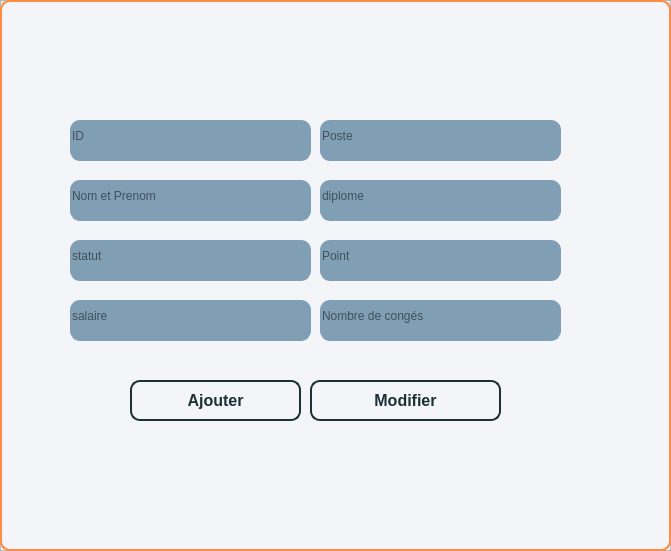
      <widget class="QFrame" name="frame_2">
       <property name="geometry">
        <rect>
         <x>0</x>
         <y>20</y>
         <width>671</width>
         <height>551</height>
        </rect>
       </property>
       <property name="frameShape">
        <enum>QFrame::Shape::StyledPanel</enum>
       </property>
       <property name="frameShadow">
        <enum>QFrame::Shadow::Raised</enum>
       </property>
       <widget class="QLabel" name="icones_8">
        <property name="geometry">
         <rect>
          <x>0</x>
          <y>0</y>
          <width>671</width>
          <height>551</height>
         </rect>
        </property>
        <property name="styleSheet">
         <string notr="true">#icones_8 {
    background-color: #f4f5f9; /* Couleur de fond proche du blanc cassé */
    border: 2px solid #ff8c42
;  
    border-radius: 10px; /* Conserve la bordure arrondie */
    padding: 5px; /* Conserve le padding pour un meilleur rendu */
}
</string>
        </property>
        <property name="text">
         <string/>
        </property>
       </widget>
       <widget class="QPushButton" name="ajout">
        <property name="geometry">
         <rect>
          <x>130</x>
          <y>380</y>
          <width>171</width>
          <height>41</height>
         </rect>
        </property>
        <property name="palette">
         <palette>
          <active>
           <colorrole role="WindowText">
            <brush brushstyle="SolidPattern">
             <color alpha="255">
              <red>26</red>
              <green>49</green>
              <blue>55</blue>
             </color>
            </brush>
           </colorrole>
           <colorrole role="Button">
            <brush brushstyle="SolidPattern">
             <color alpha="255">
              <red>244</red>
              <green>245</green>
              <blue>249</blue>
             </color>
            </brush>
           </colorrole>
           <colorrole role="Text">
            <brush brushstyle="SolidPattern">
             <color alpha="255">
              <red>26</red>
              <green>49</green>
              <blue>55</blue>
             </color>
            </brush>
           </colorrole>
           <colorrole role="ButtonText">
            <brush brushstyle="SolidPattern">
             <color alpha="255">
              <red>26</red>
              <green>49</green>
              <blue>55</blue>
             </color>
            </brush>
           </colorrole>
           <colorrole role="Base">
            <brush brushstyle="SolidPattern">
             <color alpha="255">
              <red>244</red>
              <green>245</green>
              <blue>249</blue>
             </color>
            </brush>
           </colorrole>
           <colorrole role="Window">
            <brush brushstyle="SolidPattern">
             <color alpha="255">
              <red>244</red>
              <green>245</green>
              <blue>249</blue>
             </color>
            </brush>
           </colorrole>
           <colorrole role="Highlight">
            <brush brushstyle="SolidPattern">
             <color alpha="255">
              <red>49</red>
              <green>164</green>
              <blue>180</blue>
             </color>
            </brush>
           </colorrole>
           <colorrole role="PlaceholderText">
            <brush brushstyle="NoBrush">
             <color alpha="128">
              <red>26</red>
              <green>49</green>
              <blue>55</blue>
             </color>
            </brush>
           </colorrole>
          </active>
          <inactive>
           <colorrole role="WindowText">
            <brush brushstyle="SolidPattern">
             <color alpha="255">
              <red>26</red>
              <green>49</green>
              <blue>55</blue>
             </color>
            </brush>
           </colorrole>
           <colorrole role="Button">
            <brush brushstyle="SolidPattern">
             <color alpha="255">
              <red>244</red>
              <green>245</green>
              <blue>249</blue>
             </color>
            </brush>
           </colorrole>
           <colorrole role="Text">
            <brush brushstyle="SolidPattern">
             <color alpha="255">
              <red>26</red>
              <green>49</green>
              <blue>55</blue>
             </color>
            </brush>
           </colorrole>
           <colorrole role="ButtonText">
            <brush brushstyle="SolidPattern">
             <color alpha="255">
              <red>26</red>
              <green>49</green>
              <blue>55</blue>
             </color>
            </brush>
           </colorrole>
           <colorrole role="Base">
            <brush brushstyle="SolidPattern">
             <color alpha="255">
              <red>244</red>
              <green>245</green>
              <blue>249</blue>
             </color>
            </brush>
           </colorrole>
           <colorrole role="Window">
            <brush brushstyle="SolidPattern">
             <color alpha="255">
              <red>244</red>
              <green>245</green>
              <blue>249</blue>
             </color>
            </brush>
           </colorrole>
           <colorrole role="Highlight">
            <brush brushstyle="SolidPattern">
             <color alpha="255">
              <red>49</red>
              <green>164</green>
              <blue>180</blue>
             </color>
            </brush>
           </colorrole>
           <colorrole role="PlaceholderText">
            <brush brushstyle="NoBrush">
             <color alpha="128">
              <red>26</red>
              <green>49</green>
              <blue>55</blue>
             </color>
            </brush>
           </colorrole>
          </inactive>
          <disabled>
           <colorrole role="WindowText">
            <brush brushstyle="SolidPattern">
             <color alpha="255">
              <red>26</red>
              <green>49</green>
              <blue>55</blue>
             </color>
            </brush>
           </colorrole>
           <colorrole role="Button">
            <brush brushstyle="SolidPattern">
             <color alpha="255">
              <red>244</red>
              <green>245</green>
              <blue>249</blue>
             </color>
            </brush>
           </colorrole>
           <colorrole role="Text">
            <brush brushstyle="SolidPattern">
             <color alpha="255">
              <red>26</red>
              <green>49</green>
              <blue>55</blue>
             </color>
            </brush>
           </colorrole>
           <colorrole role="ButtonText">
            <brush brushstyle="SolidPattern">
             <color alpha="255">
              <red>26</red>
              <green>49</green>
              <blue>55</blue>
             </color>
            </brush>
           </colorrole>
           <colorrole role="Base">
            <brush brushstyle="SolidPattern">
             <color alpha="255">
              <red>244</red>
              <green>245</green>
              <blue>249</blue>
             </color>
            </brush>
           </colorrole>
           <colorrole role="Window">
            <brush brushstyle="SolidPattern">
             <color alpha="255">
              <red>244</red>
              <green>245</green>
              <blue>249</blue>
             </color>
            </brush>
           </colorrole>
           <colorrole role="Highlight">
            <brush brushstyle="SolidPattern">
             <color alpha="255">
              <red>49</red>
              <green>164</green>
              <blue>180</blue>
             </color>
            </brush>
           </colorrole>
           <colorrole role="PlaceholderText">
            <brush brushstyle="NoBrush">
             <color alpha="128">
              <red>26</red>
              <green>49</green>
              <blue>55</blue>
             </color>
            </brush>
           </colorrole>
          </disabled>
         </palette>
        </property>
        <property name="font">
         <font>
          <pointsize>-1</pointsize>
          <italic>false</italic>
          <bold>true</bold>
          <underline>false</underline>
         </font>
        </property>
        <property name="styleSheet">
         <string notr="true">#ajout {
 background-color: #f4f5f9;
    border: 2px solid #1a3137;
    border-radius: 10px;
    padding: 5px;
    color: #1a3137;
    font-size: 16px;
    transition: background-color 0.3s, color 0.3s;
}

#ajout:hover {
     background-color: #7a96a8;
    color: #f4f5f9;
    cursor: pointer;
}
</string>
        </property>
        <property name="text">
         <string>Ajouter</string>
        </property>
       </widget>
       <widget class="QLineEdit" name="id">
        <property name="geometry">
         <rect>
          <x>70</x>
          <y>120</y>
          <width>241</width>
          <height>41</height>
         </rect>
        </property>
        <property name="styleSheet">
         <string notr="true">#id{

   background-color: #819fb4;
    border: none;
    border-bottom: 2px solid #819fb4;
    padding-bottom: 7px;
    selection-background-color: #1a3137;
    border-radius: 10px;
}</string>
        </property>
        <property name="maxLength">
         <number>8</number>
        </property>
        <property name="placeholderText">
         <string>ID</string>
        </property>
       </widget>
       <widget class="QLineEdit" name="prixl">
        <property name="geometry">
         <rect>
          <x>320</x>
          <y>120</y>
          <width>241</width>
          <height>41</height>
         </rect>
        </property>
        <property name="styleSheet">
         <string notr="true">#prixl{
 background-color: #819fb4;
    border: none;
    border-bottom: 2px solid #819fb4;
    padding-bottom: 7px;
    selection-background-color: #1a3137;
    border-radius: 10px;
}</string>
        </property>
        <property name="maxLength">
         <number>8</number>
        </property>
        <property name="placeholderText">
         <string>Poste    </string>
        </property>
       </widget>
       <widget class="QPushButton" name="modif">
        <property name="geometry">
         <rect>
          <x>310</x>
          <y>380</y>
          <width>191</width>
          <height>41</height>
         </rect>
        </property>
        <property name="palette">
         <palette>
          <active>
           <colorrole role="WindowText">
            <brush brushstyle="SolidPattern">
             <color alpha="255">
              <red>26</red>
              <green>49</green>
              <blue>55</blue>
             </color>
            </brush>
           </colorrole>
           <colorrole role="Button">
            <brush brushstyle="SolidPattern">
             <color alpha="255">
              <red>244</red>
              <green>245</green>
              <blue>249</blue>
             </color>
            </brush>
           </colorrole>
           <colorrole role="Text">
            <brush brushstyle="SolidPattern">
             <color alpha="255">
              <red>26</red>
              <green>49</green>
              <blue>55</blue>
             </color>
            </brush>
           </colorrole>
           <colorrole role="ButtonText">
            <brush brushstyle="SolidPattern">
             <color alpha="255">
              <red>26</red>
              <green>49</green>
              <blue>55</blue>
             </color>
            </brush>
           </colorrole>
           <colorrole role="Base">
            <brush brushstyle="SolidPattern">
             <color alpha="255">
              <red>244</red>
              <green>245</green>
              <blue>249</blue>
             </color>
            </brush>
           </colorrole>
           <colorrole role="Window">
            <brush brushstyle="SolidPattern">
             <color alpha="255">
              <red>244</red>
              <green>245</green>
              <blue>249</blue>
             </color>
            </brush>
           </colorrole>
           <colorrole role="Highlight">
            <brush brushstyle="SolidPattern">
             <color alpha="255">
              <red>49</red>
              <green>164</green>
              <blue>180</blue>
             </color>
            </brush>
           </colorrole>
           <colorrole role="PlaceholderText">
            <brush brushstyle="NoBrush">
             <color alpha="128">
              <red>26</red>
              <green>49</green>
              <blue>55</blue>
             </color>
            </brush>
           </colorrole>
          </active>
          <inactive>
           <colorrole role="WindowText">
            <brush brushstyle="SolidPattern">
             <color alpha="255">
              <red>26</red>
              <green>49</green>
              <blue>55</blue>
             </color>
            </brush>
           </colorrole>
           <colorrole role="Button">
            <brush brushstyle="SolidPattern">
             <color alpha="255">
              <red>244</red>
              <green>245</green>
              <blue>249</blue>
             </color>
            </brush>
           </colorrole>
           <colorrole role="Text">
            <brush brushstyle="SolidPattern">
             <color alpha="255">
              <red>26</red>
              <green>49</green>
              <blue>55</blue>
             </color>
            </brush>
           </colorrole>
           <colorrole role="ButtonText">
            <brush brushstyle="SolidPattern">
             <color alpha="255">
              <red>26</red>
              <green>49</green>
              <blue>55</blue>
             </color>
            </brush>
           </colorrole>
           <colorrole role="Base">
            <brush brushstyle="SolidPattern">
             <color alpha="255">
              <red>244</red>
              <green>245</green>
              <blue>249</blue>
             </color>
            </brush>
           </colorrole>
           <colorrole role="Window">
            <brush brushstyle="SolidPattern">
             <color alpha="255">
              <red>244</red>
              <green>245</green>
              <blue>249</blue>
             </color>
            </brush>
           </colorrole>
           <colorrole role="Highlight">
            <brush brushstyle="SolidPattern">
             <color alpha="255">
              <red>49</red>
              <green>164</green>
              <blue>180</blue>
             </color>
            </brush>
           </colorrole>
           <colorrole role="PlaceholderText">
            <brush brushstyle="NoBrush">
             <color alpha="128">
              <red>26</red>
              <green>49</green>
              <blue>55</blue>
             </color>
            </brush>
           </colorrole>
          </inactive>
          <disabled>
           <colorrole role="WindowText">
            <brush brushstyle="SolidPattern">
             <color alpha="255">
              <red>26</red>
              <green>49</green>
              <blue>55</blue>
             </color>
            </brush>
           </colorrole>
           <colorrole role="Button">
            <brush brushstyle="SolidPattern">
             <color alpha="255">
              <red>244</red>
              <green>245</green>
              <blue>249</blue>
             </color>
            </brush>
           </colorrole>
           <colorrole role="Text">
            <brush brushstyle="SolidPattern">
             <color alpha="255">
              <red>26</red>
              <green>49</green>
              <blue>55</blue>
             </color>
            </brush>
           </colorrole>
           <colorrole role="ButtonText">
            <brush brushstyle="SolidPattern">
             <color alpha="255">
              <red>26</red>
              <green>49</green>
              <blue>55</blue>
             </color>
            </brush>
           </colorrole>
           <colorrole role="Base">
            <brush brushstyle="SolidPattern">
             <color alpha="255">
              <red>244</red>
              <green>245</green>
              <blue>249</blue>
             </color>
            </brush>
           </colorrole>
           <colorrole role="Window">
            <brush brushstyle="SolidPattern">
             <color alpha="255">
              <red>244</red>
              <green>245</green>
              <blue>249</blue>
             </color>
            </brush>
           </colorrole>
           <colorrole role="Highlight">
            <brush brushstyle="SolidPattern">
             <color alpha="255">
              <red>49</red>
              <green>164</green>
              <blue>180</blue>
             </color>
            </brush>
           </colorrole>
           <colorrole role="PlaceholderText">
            <brush brushstyle="NoBrush">
             <color alpha="128">
              <red>26</red>
              <green>49</green>
              <blue>55</blue>
             </color>
            </brush>
           </colorrole>
          </disabled>
         </palette>
        </property>
        <property name="font">
         <font>
          <pointsize>-1</pointsize>
          <italic>false</italic>
          <bold>true</bold>
          <underline>false</underline>
         </font>
        </property>
        <property name="styleSheet">
         <string notr="true">#modif {
     background-color: #f4f5f9;
    border: 2px solid #1a3137;
    border-radius: 10px;
    padding: 5px;
    color: #1a3137;
    font-size: 16px;
    transition: background-color 0.3s, color 0.3s;
}

#modif:hover {
     background-color: #7a96a8;
    color: #f4f5f9;
    cursor: pointer;
}
</string>
        </property>
        <property name="text">
         <string>Modifier</string>
        </property>
       </widget>
       <widget class="QLineEdit" name="prixl_4">
        <property name="geometry">
         <rect>
          <x>70</x>
          <y>300</y>
          <width>241</width>
          <height>41</height>
         </rect>
        </property>
        <property name="styleSheet">
         <string notr="true">#prixl_4{

    background-color: #819fb4;
    border: none;
    border-bottom: 2px solid #819fb4;
    padding-bottom: 7px;
    selection-background-color: #1a3137;
    border-radius: 10px;
}</string>
        </property>
        <property name="maxLength">
         <number>8</number>
        </property>
        <property name="placeholderText">
         <string>salaire</string>
        </property>
       </widget>
       <widget class="QLineEdit" name="prixc">
        <property name="geometry">
         <rect>
          <x>70</x>
          <y>180</y>
          <width>241</width>
          <height>41</height>
         </rect>
        </property>
        <property name="styleSheet">
         <string notr="true">#prixc {
    background-color: #819fb4;
    border: none;
    border-bottom: 2px solid #819fb4;
    padding-bottom: 7px;
    selection-background-color: #1a3137;
    border-radius: 10px;
}
</string>
        </property>
        <property name="maxLength">
         <number>8</number>
        </property>
        <property name="placeholderText">
         <string>Nom et Prenom</string>
        </property>
       </widget>
       <widget class="QLineEdit" name="prixl_2">
        <property name="geometry">
         <rect>
          <x>320</x>
          <y>180</y>
          <width>241</width>
          <height>41</height>
         </rect>
        </property>
        <property name="styleSheet">
         <string notr="true">#prixl_2{

  background-color: #819fb4;
    border: none;
    border-bottom: 2px solid #819fb4;
    padding-bottom: 7px;
    selection-background-color: #1a3137;
    border-radius: 10px;
}</string>
        </property>
        <property name="maxLength">
         <number>8</number>
        </property>
        <property name="placeholderText">
         <string>diplome</string>
        </property>
       </widget>
       <widget class="QLineEdit" name="prixl_5">
        <property name="geometry">
         <rect>
          <x>320</x>
          <y>240</y>
          <width>241</width>
          <height>41</height>
         </rect>
        </property>
        <property name="styleSheet">
         <string notr="true">#prixl_5{

   background-color: #819fb4;
    border: none;
    border-bottom: 2px solid #819fb4;
    padding-bottom: 7px;
    selection-background-color: #1a3137;
    border-radius: 10px;
}</string>
        </property>
        <property name="maxLength">
         <number>8</number>
        </property>
        <property name="placeholderText">
         <string>Point</string>
        </property>
       </widget>
       <widget class="QLineEdit" name="prixl_3">
        <property name="geometry">
         <rect>
          <x>70</x>
          <y>240</y>
          <width>241</width>
          <height>41</height>
         </rect>
        </property>
        <property name="styleSheet">
         <string notr="true">#prixl_3{

  background-color: #819fb4;
    border: none;
    border-bottom: 2px solid #819fb4;
    padding-bottom: 7px;
    selection-background-color: #1a3137;
    border-radius: 10px;
}</string>
        </property>
        <property name="maxLength">
         <number>8</number>
        </property>
        <property name="placeholderText">
         <string>statut</string>
        </property>
       </widget>
       <widget class="QLineEdit" name="prixl_6">
        <property name="geometry">
         <rect>
          <x>320</x>
          <y>300</y>
          <width>241</width>
          <height>41</height>
         </rect>
        </property>
        <property name="styleSheet">
         <string notr="true">#prixl_6{

    background-color: #819fb4;
    border: none;
    border-bottom: 2px solid #819fb4;
    padding-bottom: 7px;
    selection-background-color: #1a3137;
    border-radius: 10px;
}</string>
        </property>
        <property name="maxLength">
         <number>8</number>
        </property>
        <property name="placeholderText">
         <string>Nombre de congés</string>
        </property>
       </widget>
       <zorder>icones_8</zorder>
       <zorder>ajout</zorder>
       <zorder>id</zorder>
       <zorder>prixl</zorder>
       <zorder>modif</zorder>
       <zorder>prixl_4</zorder>
       <zorder>prixc</zorder>
       <zorder>prixl_2</zorder>
       <zorder>prixl_3</zorder>
       <zorder>prixl_5</zorder>
       <zorder>prixl_6</zorder>
      </widget>
